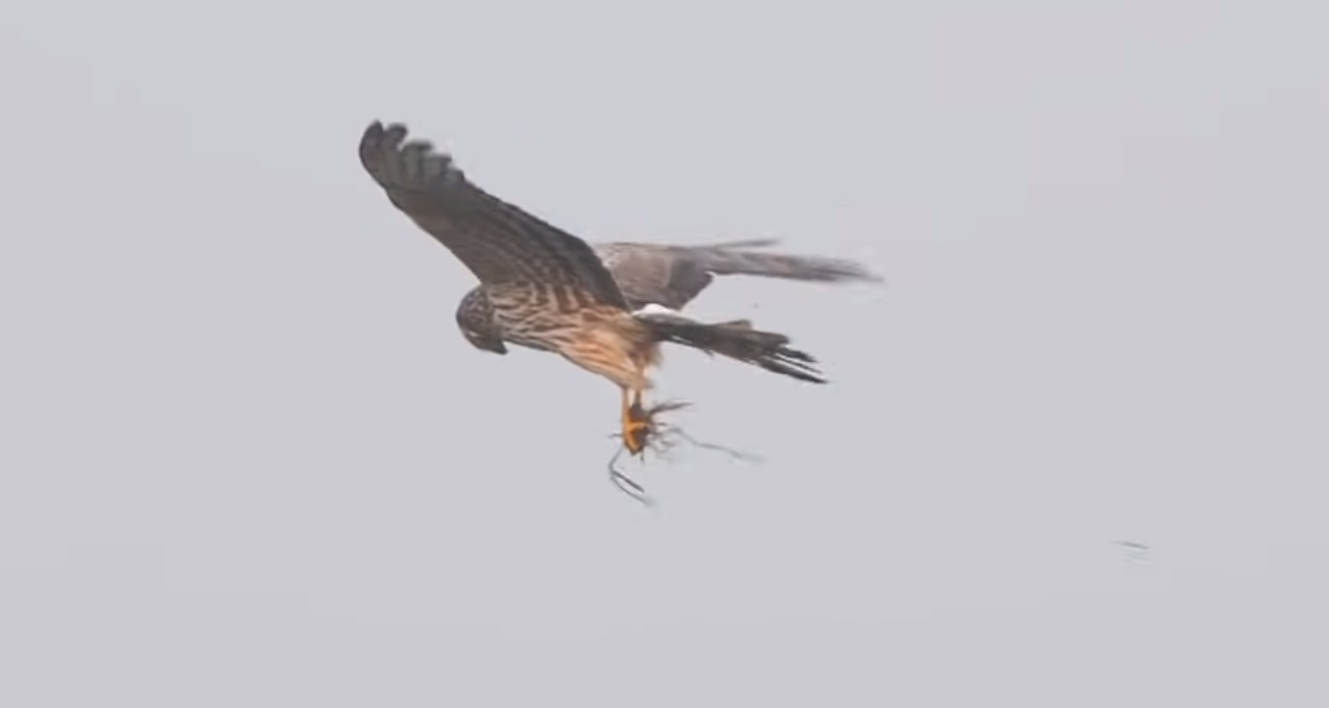
#> input picture dataset_new/Bird/images/06e09c85-BirdsFlying_98.jpg, 1329 x 708 px, found by its file name; its folder holds 4 pictures in this run
$ python resize_class.py
#> lines starting #> are read from the running program, lines starting #| are printed output that depends on the picture
import os
import cv2

# Klasör yolları
dataset_folder = 'C:/Users/edana/Desktop/dataset_new/Bird'
images_folder = os.path.join(dataset_folder, 'images')
labels_folder = os.path.join(dataset_folder, 'labels')
resized_images_folder = os.path.join(dataset_folder, 'resized_images')
resized_labels_folder = os.path.join(dataset_folder, 'resized_labels')

# Yeniden boyutlandırma hedef boyutları
new_width = 256
new_height = 256

# Çıktı klasörlerini oluşturun
os.makedirs(resized_images_folder, exist_ok=True)
os.makedirs(resized_labels_folder, exist_ok=True)

# Görüntüleri ve etiketleri işleyin
for file_name in os.listdir(images_folder):
    if file_name.endswith(('.jpg', '.jpeg', '.png', '.webp')):
        # Görüntü dosyasını oku
        image_path = os.path.join(images_folder, file_name)
        image = cv2.imread(image_path)
#> image is the input picture: shape (708, 1329, 3); mean B, G, R 203.4, 198.1, 199.4
        h, w = image.shape[:2]
#> h = 708; w = 1329

        # Görüntüyü yeniden boyutlandır
        resized_image = cv2.resize(image, (new_width, new_height), interpolation=cv2.INTER_LINEAR)
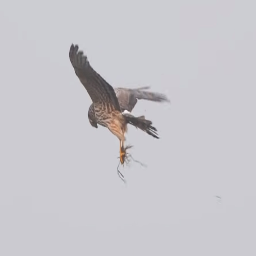
#> resized_image: shape (256, 256, 3); mean B, G, R 203.4, 198.1, 199.4
        resized_image_path = os.path.join(resized_images_folder, file_name)
        cv2.imwrite(resized_image_path, resized_image)

        # Etiket dosyasını oku ve güncelle
        label_path = os.path.join(labels_folder, file_name.replace('.jpg', '.txt').replace('.jpeg', '.txt').replace('.png', '.txt').replace('.webp', '.txt'))
        if os.path.exists(label_path):
            resized_label_path = os.path.join(resized_labels_folder, file_name.replace('.jpg', '.txt').replace('.jpeg', '.txt').replace('.png', '.txt').replace('.webp', '.txt'))
            with open(label_path, 'r') as f:
                lines = f.readlines()
            with open(resized_label_path, 'w') as f:
                for line in lines:
                    parts = line.strip().split()
                    if len(parts) == 5:
                        label, x1, y1, x2, y2 = parts
                        # Koordinatları yeniden boyutlandırılmış resme uygun hale getir
                        x1 = int(float(x1) * new_width / w)
                        y1 = int(float(y1) * new_height / h)
                        x2 = int(float(x2) * new_width / w)
                        y2 = int(float(y2) * new_height / h)
                        f.write(f"{label} {x1} {y1} {x2} {y2}\n")
#> pass 2 of the loop `for file_name in os.listdir(images_folder):`:
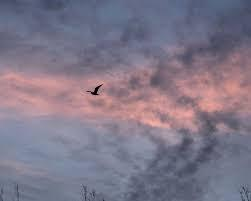
#> input picture dataset_new/Bird/images/0c7232be-singleBirdinsky336.jpeg, 251 x 201 px, found by its file name
#> image is the input picture: shape (201, 251, 3); mean B, G, R 136.6, 119.1, 127.3
#> `resized_image = cv2.resize(image, (new_width, new_height), interpolati..`:
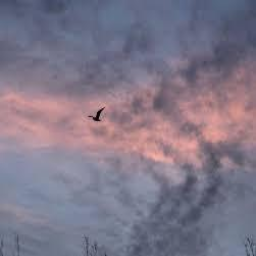
#> resized_image: shape (256, 256, 3); mean B, G, R 136.5, 119, 127.1
#> pass 3 of the loop `for file_name in os.listdir(images_folder):`:
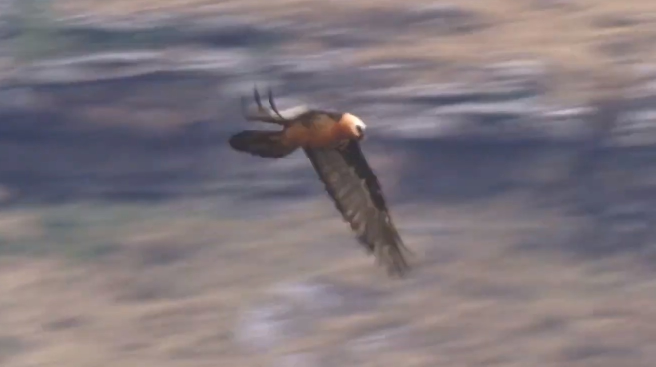
#> input picture dataset_new/Bird/images/10a41ba2-BirdsFlying_22.jpg, 1311 x 733 px, found by its file name (shown at 1/2 size)
#> image is the input picture: shape (733, 1311, 3); mean B, G, R 124.7, 118.6, 127.4
#> `resized_image = cv2.resize(image, (new_width, new_height), interpolati..`:
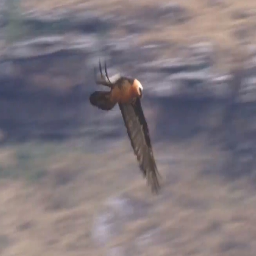
#> resized_image: shape (256, 256, 3); mean B, G, R 124.6, 118.5, 127.3
#> the loop made 4 passes; the first 3 are shown

print("Görüntülerin yeniden boyutlandırılması ve etiketlerin güncellenmesi tamamlandı.")
